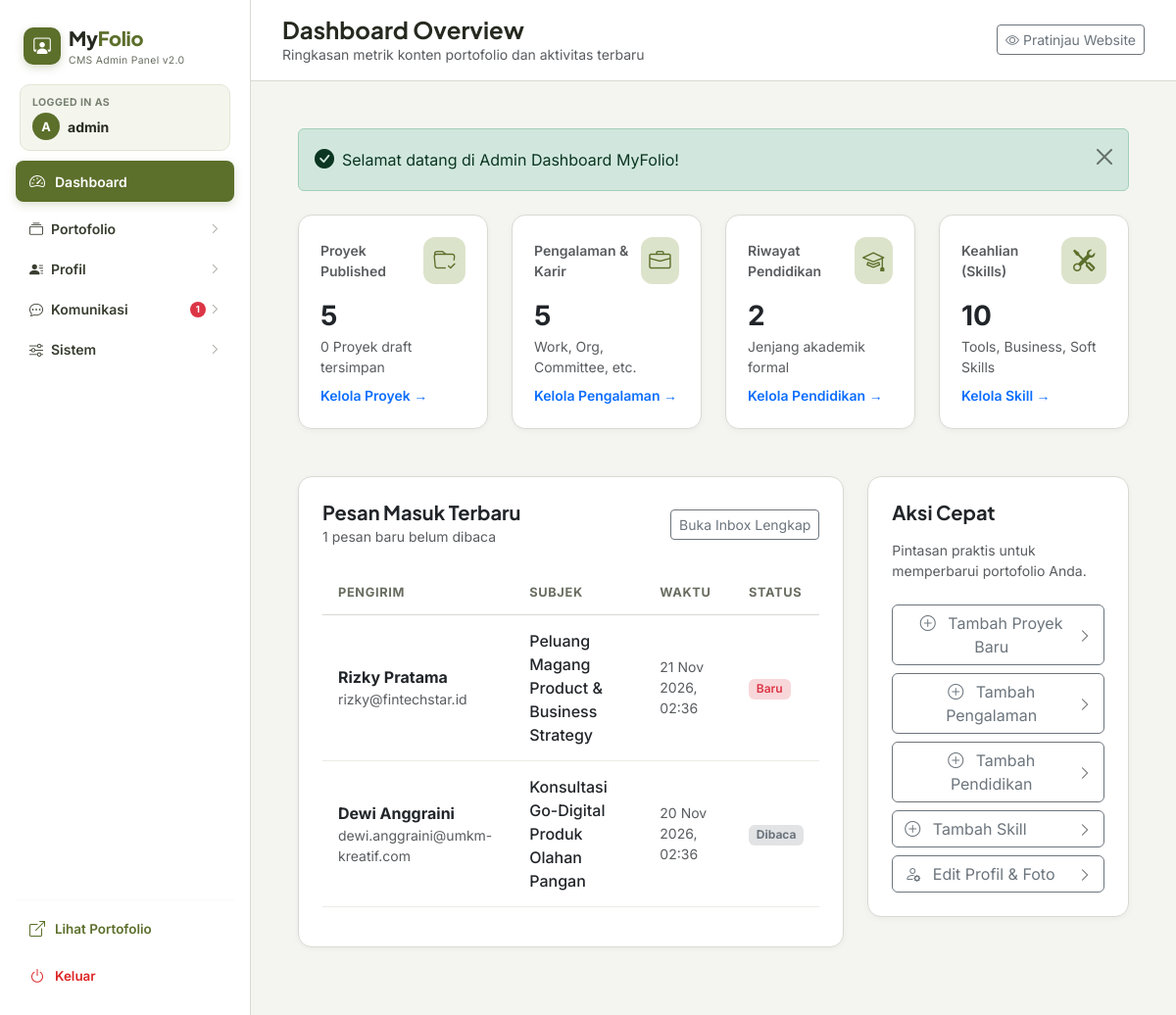
Page /admin/dashboard.php (signed in) on the committed database.
### tables this page shows
CREATE TABLE `messages` (
  `id` INT AUTO_INCREMENT PRIMARY KEY,
  `sender_name` VARCHAR(100) NOT NULL,
  `sender_email` VARCHAR(120) NOT NULL,
  `subject` VARCHAR(150) DEFAULT NULL,
  `message` TEXT NOT NULL,
  `is_read` TINYINT(1) DEFAULT 0,
  `sent_at` TIMESTAMP DEFAULT CURRENT_TIMESTAMP
);

### includes/functions.php (called while the page is built, shortened)
<?php
function e(?string $value): string {
    return htmlspecialchars($value ?? '', ENT_QUOTES, 'UTF-8');
}

### admin/dashboard.php (the view, shortened to what this page needs)
<?php
require_once __DIR__ . '/includes/admin_header.php';
$totalProjects   = (int)$pdo->query("SELECT COUNT(*) FROM projects WHERE status = 'published'")->fetchColumn();
$totalDrafts     = (int)$pdo->query("SELECT COUNT(*) FROM projects WHERE status = 'draft'")->fetchColumn();
$totalExperience = (int)$pdo->query("SELECT COUNT(*) FROM experiences")->fetchColumn();
$totalEducation  = (int)$pdo->query("SELECT COUNT(*) FROM education")->fetchColumn();
$totalSkills     = (int)$pdo->query("SELECT COUNT(*) FROM skills")->fetchColumn();
$unreadMessages  = (int)$pdo->query("SELECT COUNT(*) FROM messages WHERE is_read = 0")->fetchColumn();
$recentMessages = $pdo->query("SELECT * FROM messages ORDER BY sent_at DESC LIMIT 5")->fetchAll();
?>
<div class="row g-4 mb-5">
    <div class="col-sm-6 col-xl-3">
        <div class="stat-box">
            <div class="d-flex justify-content-between align-items-center mb-3">
                <span class="text-muted small fw-semibold">Proyek Published</span>
                <div class="stat-icon"><i class="bi bi-folder-check"></i></div>
            </div>
            <div class="h3 fw-bold text-dark mb-1"><?= $totalProjects ?></div>
            <div class="small text-muted">
                <?= $totalDrafts ?> Proyek draft tersimpan
            </div>
            <a href="projects.php" class="small text-primary-olive text-decoration-none fw-semibold mt-2 d-inline-block">Kelola Proyek &rarr;</a>
        </div>
    </div>
    <div class="col-sm-6 col-xl-3">
        <div class="stat-box">
            <div class="d-flex justify-content-between align-items-center mb-3">
                <span class="text-muted small fw-semibold">Pengalaman & Karir</span>
                <div class="stat-icon"><i class="bi bi-briefcase"></i></div>
            </div>
            <div class="h3 fw-bold text-dark mb-1"><?= $totalExperience ?></div>
            <div class="small text-muted">Work, Org, Committee, etc.</div>
            <a href="experiences.php" class="small text-primary-olive text-decoration-none fw-semibold mt-2 d-inline-block">Kelola Pengalaman &rarr;</a>
        </div>
    </div>
    <div class="col-sm-6 col-xl-3">
        <div class="stat-box">
            <div class="d-flex justify-content-between align-items-center mb-3">
                <span class="text-muted small fw-semibold">Riwayat Pendidikan</span>
                <div class="stat-icon"><i class="bi bi-mortarboard"></i></div>
            </div>
            <div class="h3 fw-bold text-dark mb-1"><?= $totalEducation ?></div>
            <div class="small text-muted">Jenjang akademik formal</div>
            <a href="education.php" class="small text-primary-olive text-decoration-none fw-semibold mt-2 d-inline-block">Kelola Pendidikan &rarr;</a>
        </div>
    </div>
    <div class="col-sm-6 col-xl-3">
        <div class="stat-box">
            <div class="d-flex justify-content-between align-items-center mb-3">
                <span class="text-muted small fw-semibold">Keahlian (Skills)</span>
                <div class="stat-icon"><i class="bi bi-tools"></i></div>
            </div>
            <div class="h3 fw-bold text-dark mb-1"><?= $totalSkills ?></div>
            <div class="small text-muted">Tools, Business, Soft Skills</div>
            <a href="skills.php" class="small text-primary-olive text-decoration-none fw-semibold mt-2 d-inline-block">Kelola Skill &rarr;</a>
        </div>
    </div>
</div>
<div class="row g-4">
    <div class="col-lg-8">
        <div class="admin-card">
            <div class="d-flex justify-content-between align-items-center mb-4">
                <div>
                    <h5 class="fw-bold mb-0 text-dark">Pesan Masuk Terbaru</h5>
                    <span class="text-muted small"><?= $unreadMessages ?> pesan baru belum dibaca</span>
                </div>
                <a href="messages.php" class="btn btn-outline-secondary btn-sm">Buka Inbox Lengkap</a>
            </div>
            <?php if (empty($recentMessages)): ?>
                <div class="text-center py-4 text-muted small">Belum ada pesan yang masuk.</div>
            <?php else: ?>
                <div class="table-responsive">
                    <table class="table admin-table align-middle">
                        <thead>
                            <tr>
                                <th>Pengirim</th>
                                <th>Subjek</th>
                                <th>Waktu</th>
                                <th>Status</th>
                            </tr>
                        </thead>
                        <tbody>
                            <?php foreach ($recentMessages as $msg): ?>
                                <tr>
                                    <td>
                                        <div class="fw-bold text-dark"><?= e($msg['sender_name']) ?></div>
                                        <div class="small text-muted"><?= e($msg['sender_email']) ?></div>
                                    </td>
                                    <td class="text-dark fw-medium"><?= e($msg['subject']) ?></td>
                                    <td class="small text-muted"><?= date('d M Y, H:i', strtotime($msg['sent_at'])) ?></td>
                                    <td>
                                        <?php if ($msg['is_read']): ?>
                                            <span class="badge bg-secondary-subtle text-secondary">Dibaca</span>
                                        <?php else: ?>
                                            <span class="badge bg-danger-subtle text-danger fw-semibold">Baru</span>
                                        <?php endif; ?>
                                    </td>
                                </tr>
                            <?php endforeach; ?>
                        </tbody>
                    </table>
                </div>
            <?php endif; ?>
        </div>
    </div>
    <div class="col-lg-4">
        <div class="admin-card">
            <h5 class="fw-bold mb-3 text-dark">Aksi Cepat</h5>
            <p class="text-muted small mb-4">Pintasan praktis untuk memperbarui portofolio Anda.</p>
            <div class="d-flex flex-column gap-2">
                <a href="projects.php" class="btn btn-outline-secondary d-flex align-items-center justify-content-between py-2.5">
                    <span><i class="bi bi-plus-circle me-2 text-primary-olive"></i> Tambah Proyek Baru</span>
                    <i class="bi bi-chevron-right text-muted small"></i>
                </a>
                <a href="experiences.php" class="btn btn-outline-secondary d-flex align-items-center justify-content-between py-2.5">
                    <span><i class="bi bi-plus-circle me-2 text-primary-olive"></i> Tambah Pengalaman</span>
                    <i class="bi bi-chevron-right text-muted small"></i>
                </a>
                <a href="education.php" class="btn btn-outline-secondary d-flex align-items-center justify-content-between py-2.5">
                    <span><i class="bi bi-plus-circle me-2 text-primary-olive"></i> Tambah Pendidikan</span>
                    <i class="bi bi-chevron-right text-muted small"></i>
                </a>
                <a href="skills.php" class="btn btn-outline-secondary d-flex align-items-center justify-content-between py-2.5">
                    <span><i class="bi bi-plus-circle me-2 text-primary-olive"></i> Tambah Skill</span>
                    <i class="bi bi-chevron-right text-muted small"></i>
                </a>
                <a href="profile.php" class="btn btn-outline-secondary d-flex align-items-center justify-content-between py-2.5">
                    <span><i class="bi bi-person-gear me-2 text-primary-olive"></i> Edit Profil & Foto</span>
                    <i class="bi bi-chevron-right text-muted small"></i>
                </a>
            </div>
        </div>
    </div>
</div>
<?php
require_once __DIR__ . '/includes/admin_footer.php';
?>

### assets/css/admin.css (style rules this page uses)
:root { --color-primary: #5C6F2B; --color-primary-hover: #495822; --color-background: #F4F5F1; --color-sidebar: #FFFFFF; --color-dark: #25291F; --color-soft-olive: #DCE3CB; --color-white: #FFFFFF; --color-muted: #686D60; --color-border: #D8DAD2; --radius-card: 14px; --radius-button: 8px; --shadow-sm: 0 2px 6px rgba(0, 0, 0, 0.04); }
body { font-family: 'Inter', sans-serif; background-color: var(--color-background); color: var(--color-dark); }
h1, h2, h3, h4, h5, h6 { font-family: 'Plus Jakarta Sans', sans-serif; color: var(--color-dark); }
.admin-card { background-color: var(--color-white); border: 1px solid var(--color-border); border-radius: var(--radius-card); box-shadow: var(--shadow-sm); padding: 24px; margin-bottom: 24px; }
.stat-box { background-color: var(--color-white); border: 1px solid var(--color-border); border-radius: var(--radius-card); padding: 22px; box-shadow: var(--shadow-sm); }
.stat-icon { width: 48px; height: 48px; border-radius: 12px; display: flex; align-items: center; justify-content: center; font-size: 1.4rem; background-color: var(--color-soft-olive); color: var(--color-primary); }
.admin-table th { font-size: 0.8rem; font-weight: 700; text-transform: uppercase; color: var(--color-muted); letter-spacing: 0.05em; border-bottom: 1.5px solid var(--color-border); padding: 12px 16px; }
.admin-table td { padding: 14px 16px; vertical-align: middle; border-bottom: 1px solid #EAECE6; }

### rows in the picture
messages: sender_name "Rizky Pratama", sender_email "rizky@fintechstar.id", subject "Peluang Magang Product & Business Strategy", sent_at "21 Nov 2026, 02:36", is_read "Baru"
messages: sender_name "Dewi Anggraini", sender_email "dewi.anggraini@umkm-kreatif.com", subject "Konsultasi Go-Digital Produk Olahan Pangan", sent_at "20 Nov 2026, 02:36", is_read "Dibaca"

### other values in the picture
substr($_SESSION['admin_username'] ?? 'A', 0, 1) "A"
$_SESSION['admin_username'] "admin"
$unreadCount "1"
$pageTitle "Dashboard Overview"
$pageSubtitle "Ringkasan metrik konten portofolio dan aktivitas terbaru"
$flash['message'] "Selamat datang di Admin Dashboard MyFolio!"
$totalProjects "5"
$totalDrafts "0"
$totalExperience "5"
$totalEducation "2"
$totalSkills "10"
$unreadMessages "1"
